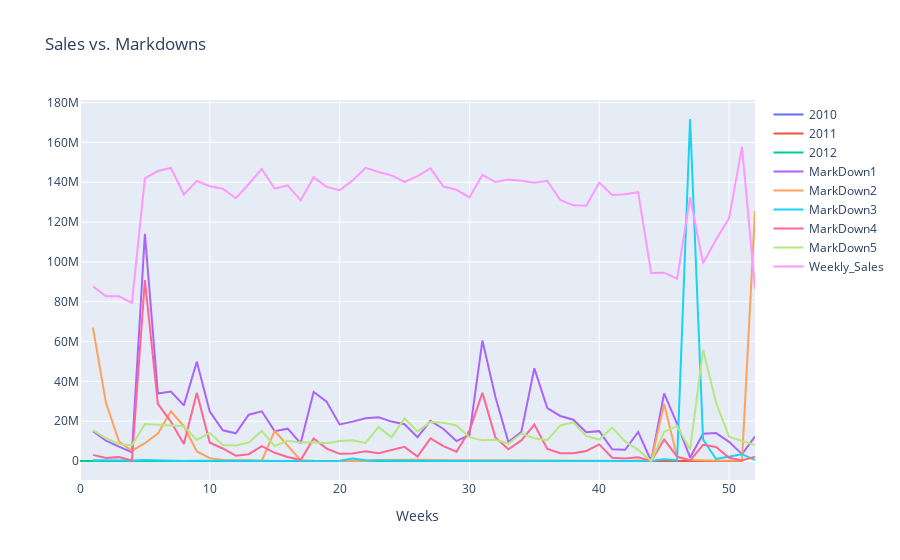

The code cell stored with this chart in its notebook:
### Code cell
# Fix the groupby sum operation
df_weeks = train_df.groupby('Week').sum(numeric_only=True)

# Now create your plot
ig = go.Figure()
fig.add_trace(go.Scatter(x=df_weeks.index,
                         y=df_weeks['MarkDown1'], 
                         name='MarkDown1',
                         mode='lines'))
fig.add_trace(go.Scatter(x=df_weeks.index,
                         y=df_weeks['MarkDown2'], 
                         name='MarkDown2',
                         mode='lines'))
fig.add_trace(go.Scatter(x=df_weeks.index,
                         y=df_weeks['MarkDown3'], 
                         name='MarkDown3',
                         mode='lines'))
fig.add_trace(go.Scatter(x=df_weeks.index,
                         y=df_weeks['MarkDown4'], 
                         name='MarkDown4',
                         mode='lines'))
fig.add_trace(go.Scatter(x=df_weeks.index,
                         y=df_weeks['MarkDown5'], 
                         name='MarkDown5',
                         mode='lines'))
fig.add_trace(go.Scatter(x=df_weeks.index,
                         y=df_weeks['Weekly_Sales'], 
                         name='Weekly_Sales',
                         mode='lines'))
fig.update_layout(title="Sales vs. Markdowns", xaxis_title="Weeks")
fig.show()
